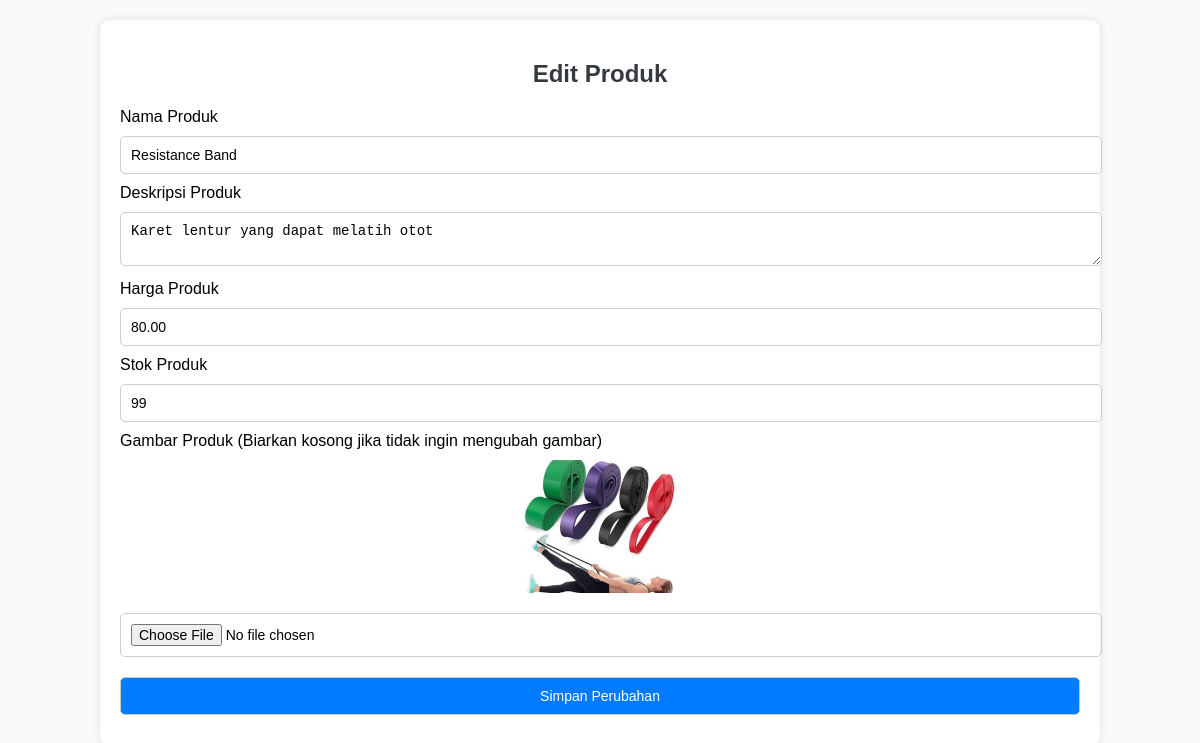
The app's page /edit_product.php?id=7 with its own data.
### tables this page shows
CREATE TABLE `products` (
  `id` int(11) NOT NULL AUTO_INCREMENT,
  `name` varchar(100) NOT NULL,
  `description` text NOT NULL,
  `price` decimal(10,2) NOT NULL,
  `stock` int(11) NOT NULL,
  `image_path` varchar(255) DEFAULT NULL,
  PRIMARY KEY (`id`)
);

### edit_product.php (the view, shortened to what this page needs)
<?php
require 'koneksi.php';
$id = intval($_GET['id']);
$query = "SELECT * FROM products WHERE id = '$id'";
$result = $koneksi->query($query);
$product = $result->fetch_assoc();
?>
<!DOCTYPE html>
<html lang="id">
<head>
</head>
<body>
    <div class="container">
        <h2>Edit Produk</h2>
        <form method="POST" enctype="multipart/form-data">
            <label>Nama Produk</label>
            <input type="text" name="name" value="<?= htmlspecialchars($product['name']) ?>" required>
            <label>Deskripsi Produk</label>
            <textarea name="description" required><?= htmlspecialchars($product['description']) ?></textarea>
            <label>Harga Produk</label>
            <input type="number" name="price" value="<?= $product['price'] ?>" required>
            <label>Stok Produk</label>
            <input type="number" name="stock" value="<?= $product['stock'] ?>" required>
            <label>Gambar Produk (Biarkan kosong jika tidak ingin mengubah gambar)</label>
            <img src="<?= htmlspecialchars($product['image_path']) ?>" alt="Gambar Produk">
            <input type="file" name="image" accept="image/*">
            <button type="submit">Simpan Perubahan</button>
        </form>
    </div>
</body>
</html>

### edit_product.php (style rules this page uses)
body { font-family: Arial, sans-serif; background-color: #f8f9fa; margin: 0; padding: 0; }
.container { width: 80%; margin: 20px auto; background: #fff; padding: 20px; border-radius: 10px; box-shadow: 0 0 10px rgba(0, 0, 0, 0.1); }
h2 { text-align: center; color: #343a40; }
form input, form textarea, form button { width: 100%; padding: 10px; margin: 10px 0; border: 1px solid #ccc; border-radius: 5px; font-size: 14px; }
button { background-color: #007bff; color: white; border: none; cursor: pointer; }
img { display: block; margin: 10px auto; max-width: 200px; }

### records on screen
products: name "Resistance Band", description "Karet lentur yang dapat melatih otot", price "80.00", stock "99", image_path (picture)
